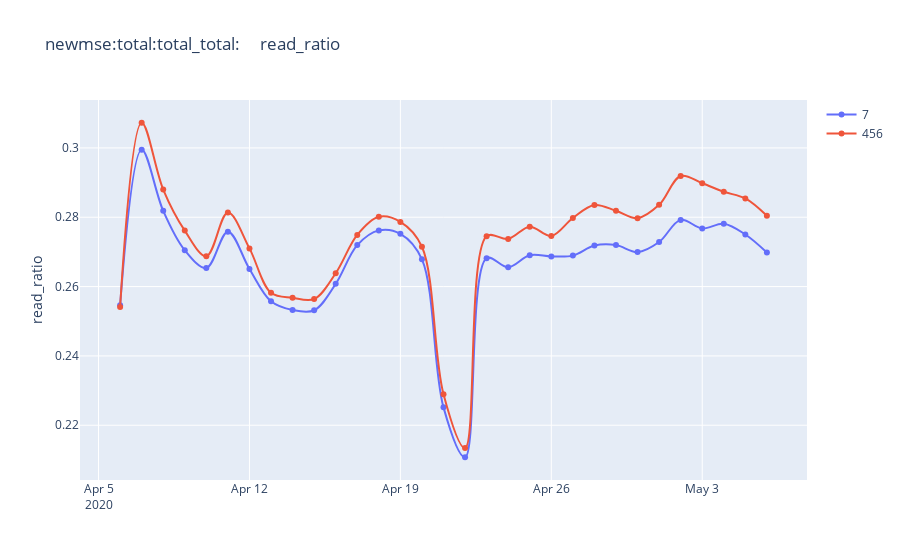
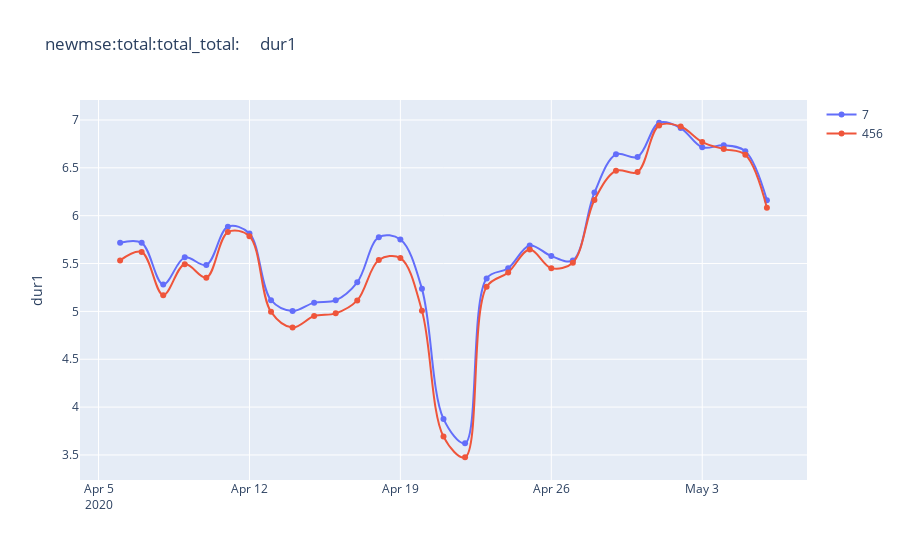
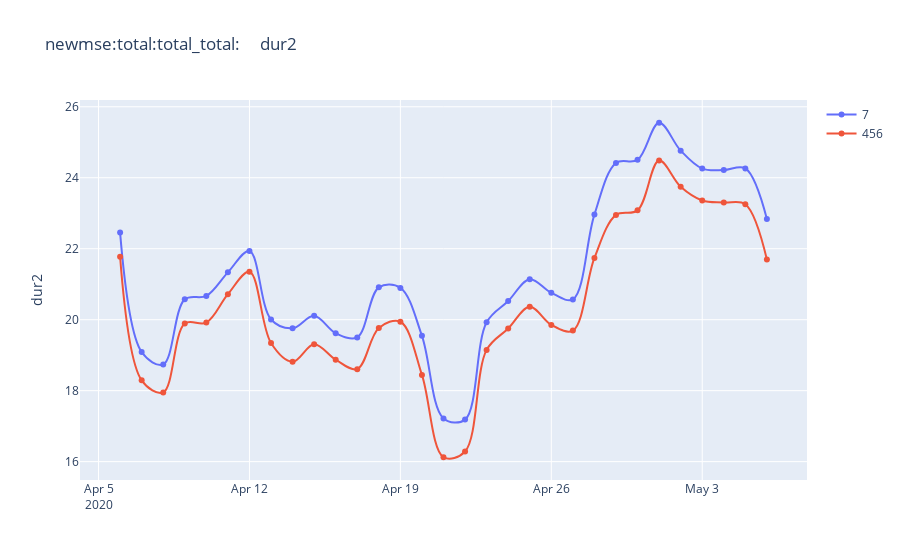
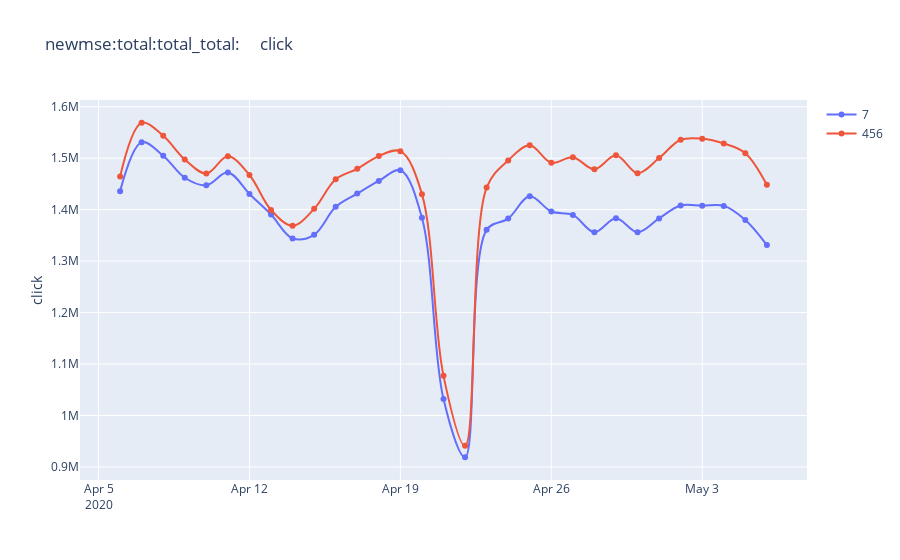

The notebook cell these images were saved under, in order:
### Code cell
show_daily('total_total_total')
